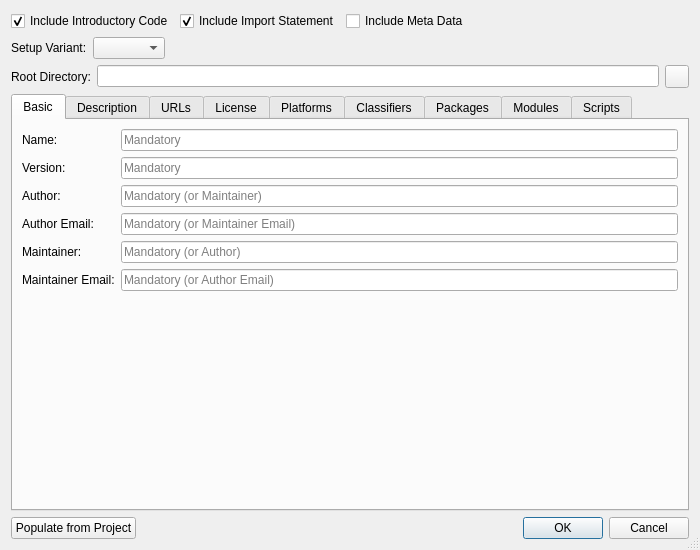
<?xml version="1.0" encoding="UTF-8"?>
<ui version="4.0">
 <class>SetupWizardDialog</class>
 <widget class="QDialog" name="SetupWizardDialog">
  <property name="geometry">
   <rect>
    <x>0</x>
    <y>0</y>
    <width>700</width>
    <height>550</height>
   </rect>
  </property>
  <property name="windowTitle">
   <string>setup.py Wizard</string>
  </property>
  <property name="sizeGripEnabled">
   <bool>true</bool>
  </property>
  <layout class="QVBoxLayout" name="verticalLayout">
   <item>
    <layout class="QHBoxLayout" name="horizontalLayout_9">
     <item>
      <widget class="QCheckBox" name="introCheckBox">
       <property name="toolTip">
        <string>Select to include the introductory part of the setup.py code</string>
       </property>
       <property name="text">
        <string>Include Introductory Code</string>
       </property>
       <property name="checked">
        <bool>true</bool>
       </property>
      </widget>
     </item>
     <item>
      <widget class="QCheckBox" name="importCheckBox">
       <property name="toolTip">
        <string>Select to include the import statement</string>
       </property>
       <property name="text">
        <string>Include Import Statement</string>
       </property>
       <property name="checked">
        <bool>true</bool>
       </property>
      </widget>
     </item>
     <item>
      <widget class="QCheckBox" name="metaDataCheckBox">
       <property name="toolTip">
        <string>Select to include code for the meta data section</string>
       </property>
       <property name="text">
        <string>Include Meta Data</string>
       </property>
      </widget>
     </item>
     <item>
      <spacer name="horizontalSpacer_6">
       <property name="orientation">
        <enum>Qt::Horizontal</enum>
       </property>
       <property name="sizeHint" stdset="0">
        <size>
         <width>40</width>
         <height>20</height>
        </size>
       </property>
      </spacer>
     </item>
    </layout>
   </item>
   <item>
    <layout class="QHBoxLayout" name="horizontalLayout_2">
     <item>
      <widget class="QLabel" name="label_13">
       <property name="text">
        <string>Setup Variant:</string>
       </property>
      </widget>
     </item>
     <item>
      <widget class="QComboBox" name="variantComboBox">
       <property name="toolTip">
        <string>Select the setup variant</string>
       </property>
      </widget>
     </item>
     <item>
      <spacer name="horizontalSpacer_2">
       <property name="orientation">
        <enum>Qt::Horizontal</enum>
       </property>
       <property name="sizeHint" stdset="0">
        <size>
         <width>40</width>
         <height>20</height>
        </size>
       </property>
      </spacer>
     </item>
    </layout>
   </item>
   <item>
    <layout class="QHBoxLayout" name="horizontalLayout_5">
     <item>
      <widget class="QLabel" name="label_15">
       <property name="text">
        <string>Root Directory:</string>
       </property>
      </widget>
     </item>
     <item>
      <widget class="QLineEdit" name="packageRootEdit">
       <property name="toolTip">
        <string>Enter the root directory</string>
       </property>
      </widget>
     </item>
     <item>
      <widget class="QToolButton" name="packageRootDirButton">
       <property name="toolTip">
        <string>Select the root directory via a directory selection dialog</string>
       </property>
      </widget>
     </item>
    </layout>
   </item>
   <item>
    <widget class="QTabWidget" name="dataTabWidget">
     <property name="currentIndex">
      <number>0</number>
     </property>
     <widget class="QWidget" name="basicTab">
      <attribute name="title">
       <string>Basic</string>
      </attribute>
      <layout class="QGridLayout" name="gridLayout">
       <item row="0" column="0">
        <widget class="QLabel" name="label">
         <property name="text">
          <string>Name:</string>
         </property>
        </widget>
       </item>
       <item row="0" column="1">
        <widget class="QLineEdit" name="nameEdit">
         <property name="toolTip">
          <string>Enter the package name</string>
         </property>
         <property name="maxLength">
          <number>200</number>
         </property>
         <property name="placeholderText">
          <string>Mandatory</string>
         </property>
        </widget>
       </item>
       <item row="1" column="0">
        <widget class="QLabel" name="label_2">
         <property name="text">
          <string>Version:</string>
         </property>
        </widget>
       </item>
       <item row="1" column="1">
        <widget class="QLineEdit" name="versionEdit">
         <property name="toolTip">
          <string>Enter the version number in the form 'major.minor[.patch[.sub]]'</string>
         </property>
         <property name="maxLength">
          <number>200</number>
         </property>
         <property name="placeholderText">
          <string>Mandatory</string>
         </property>
        </widget>
       </item>
       <item row="2" column="0">
        <widget class="QLabel" name="label_3">
         <property name="text">
          <string>Author:</string>
         </property>
        </widget>
       </item>
       <item row="2" column="1">
        <widget class="QLineEdit" name="authorEdit">
         <property name="toolTip">
          <string>Enter the author's name</string>
         </property>
         <property name="maxLength">
          <number>200</number>
         </property>
         <property name="placeholderText">
          <string>Mandatory (or Maintainer)</string>
         </property>
        </widget>
       </item>
       <item row="3" column="0">
        <widget class="QLabel" name="label_4">
         <property name="text">
          <string>Author Email:</string>
         </property>
        </widget>
       </item>
       <item row="3" column="1">
        <widget class="QLineEdit" name="authorEmailEdit">
         <property name="toolTip">
          <string>Enter the author's email address</string>
         </property>
         <property name="inputMask">
          <string notr="true"/>
         </property>
         <property name="maxLength">
          <number>200</number>
         </property>
         <property name="placeholderText">
          <string>Mandatory (or Maintainer Email)</string>
         </property>
        </widget>
       </item>
       <item row="4" column="0">
        <widget class="QLabel" name="label_5">
         <property name="text">
          <string>Maintainer:</string>
         </property>
        </widget>
       </item>
       <item row="4" column="1">
        <widget class="QLineEdit" name="maintainerEdit">
         <property name="toolTip">
          <string>Enter the maintainer's name</string>
         </property>
         <property name="maxLength">
          <number>200</number>
         </property>
         <property name="placeholderText">
          <string>Mandatory (or Author)</string>
         </property>
        </widget>
       </item>
       <item row="5" column="0">
        <widget class="QLabel" name="label_6">
         <property name="text">
          <string>Maintainer Email:</string>
         </property>
        </widget>
       </item>
       <item row="5" column="1">
        <widget class="QLineEdit" name="maintainerEmailEdit">
         <property name="toolTip">
          <string>Enter the maintainer's email address</string>
         </property>
         <property name="maxLength">
          <number>200</number>
         </property>
         <property name="placeholderText">
          <string>Mandatory (or Author Email)</string>
         </property>
        </widget>
       </item>
       <item row="6" column="1">
        <spacer name="verticalSpacer">
         <property name="orientation">
          <enum>Qt::Vertical</enum>
         </property>
         <property name="sizeHint" stdset="0">
          <size>
           <width>20</width>
           <height>223</height>
          </size>
         </property>
        </spacer>
       </item>
      </layout>
     </widget>
     <widget class="QWidget" name="descriptionTab">
      <attribute name="title">
       <string>Description</string>
      </attribute>
      <layout class="QGridLayout" name="gridLayout_2">
       <item row="0" column="0">
        <widget class="QLabel" name="label_7">
         <property name="text">
          <string>Summary:</string>
         </property>
        </widget>
       </item>
       <item row="0" column="1">
        <widget class="QLineEdit" name="summaryEdit">
         <property name="toolTip">
          <string>Enter the summary description of the package</string>
         </property>
         <property name="maxLength">
          <number>200</number>
         </property>
        </widget>
       </item>
       <item row="1" column="0">
        <widget class="QLabel" name="label_8">
         <property name="text">
          <string>Description:</string>
         </property>
         <property name="alignment">
          <set>Qt::AlignLeading|Qt::AlignLeft|Qt::AlignTop</set>
         </property>
        </widget>
       </item>
       <item row="1" column="1">
        <widget class="QPlainTextEdit" name="descriptionEdit">
         <property name="toolTip">
          <string>Enter the description of the package or files (one per line) to get it from.</string>
         </property>
        </widget>
       </item>
       <item row="2" column="1">
        <widget class="QCheckBox" name="descriptionFromFilesCheckBox">
         <property name="toolTip">
          <string>Select to get the description from files</string>
         </property>
         <property name="text">
          <string>Get description from files</string>
         </property>
        </widget>
       </item>
       <item row="3" column="0">
        <widget class="QLabel" name="label_16">
         <property name="text">
          <string>Keywords:</string>
         </property>
        </widget>
       </item>
       <item row="3" column="1">
        <widget class="QLineEdit" name="keywordsEdit">
         <property name="toolTip">
          <string>Enter the keywords separated by comma</string>
         </property>
        </widget>
       </item>
      </layout>
     </widget>
     <widget class="QWidget" name="urlTab">
      <attribute name="title">
       <string>URLs</string>
      </attribute>
      <layout class="QGridLayout" name="gridLayout_3">
       <item row="0" column="0">
        <widget class="QLabel" name="label_9">
         <property name="text">
          <string>Home Page URL:</string>
         </property>
        </widget>
       </item>
       <item row="0" column="1">
        <widget class="QLineEdit" name="homePageUrlEdit">
         <property name="toolTip">
          <string>Enter the URL of the home page</string>
         </property>
         <property name="placeholderText">
          <string>Mandatory</string>
         </property>
        </widget>
       </item>
       <item row="1" column="0">
        <widget class="QLabel" name="label_10">
         <property name="text">
          <string>Download URL:</string>
         </property>
        </widget>
       </item>
       <item row="1" column="1">
        <widget class="QLineEdit" name="downloadUrlEdit">
         <property name="toolTip">
          <string>Enter the download URL</string>
         </property>
        </widget>
       </item>
       <item row="2" column="1">
        <spacer name="verticalSpacer_2">
         <property name="orientation">
          <enum>Qt::Vertical</enum>
         </property>
         <property name="sizeHint" stdset="0">
          <size>
           <width>20</width>
           <height>339</height>
          </size>
         </property>
        </spacer>
       </item>
      </layout>
     </widget>
     <widget class="QWidget" name="licenseTab">
      <attribute name="title">
       <string>License</string>
      </attribute>
      <layout class="QVBoxLayout" name="verticalLayout_2">
       <item>
        <widget class="QCheckBox" name="licenseClassifierCheckBox">
         <property name="text">
          <string>Select From Trove License Classifiers</string>
         </property>
         <property name="checked">
          <bool>true</bool>
         </property>
        </widget>
       </item>
       <item>
        <widget class="QComboBox" name="licenseClassifierComboBox">
         <property name="toolTip">
          <string>Select the license from the list of Trove Classifiers</string>
         </property>
        </widget>
       </item>
       <item>
        <widget class="QLineEdit" name="licenseEdit">
         <property name="enabled">
          <bool>false</bool>
         </property>
         <property name="toolTip">
          <string>Enter a license if none of the above are suitable</string>
         </property>
        </widget>
       </item>
       <item>
        <spacer name="verticalSpacer_3">
         <property name="orientation">
          <enum>Qt::Vertical</enum>
         </property>
         <property name="sizeHint" stdset="0">
          <size>
           <width>20</width>
           <height>311</height>
          </size>
         </property>
        </spacer>
       </item>
      </layout>
     </widget>
     <widget class="QWidget" name="platformsTab">
      <attribute name="title">
       <string>Platforms</string>
      </attribute>
      <layout class="QVBoxLayout" name="verticalLayout_3">
       <item>
        <widget class="QLabel" name="label_11">
         <property name="text">
          <string>Enter supported platforms (one per line):</string>
         </property>
        </widget>
       </item>
       <item>
        <widget class="QPlainTextEdit" name="platformsEdit"/>
       </item>
      </layout>
     </widget>
     <widget class="QWidget" name="classifiersTab">
      <attribute name="title">
       <string>Classifiers</string>
      </attribute>
      <layout class="QVBoxLayout" name="verticalLayout_4">
       <item>
        <layout class="QHBoxLayout" name="horizontalLayout_3">
         <item>
          <widget class="QLabel" name="label_14">
           <property name="text">
            <string>Development Status:</string>
           </property>
          </widget>
         </item>
         <item>
          <widget class="QComboBox" name="developmentStatusComboBox">
           <property name="toolTip">
            <string>Select the development status</string>
           </property>
          </widget>
         </item>
         <item>
          <spacer name="horizontalSpacer_3">
           <property name="orientation">
            <enum>Qt::Horizontal</enum>
           </property>
           <property name="sizeHint" stdset="0">
            <size>
             <width>40</width>
             <height>20</height>
            </size>
           </property>
          </spacer>
         </item>
         <item>
          <widget class="QPushButton" name="localClassifiersButton">
           <property name="toolTip">
            <string>Press to populate the classifiers with data retrieved from a local file.</string>
           </property>
           <property name="text">
            <string>Populate from local file</string>
           </property>
          </widget>
         </item>
        </layout>
       </item>
       <item>
        <widget class="QLabel" name="label_12">
         <property name="text">
          <string>Select the applicable classifiers:</string>
         </property>
        </widget>
       </item>
       <item>
        <widget class="QTreeWidget" name="classifiersList">
         <property name="alternatingRowColors">
          <bool>true</bool>
         </property>
         <attribute name="headerVisible">
          <bool>false</bool>
         </attribute>
         <column>
          <property name="text">
           <string notr="true">1</string>
          </property>
         </column>
        </widget>
       </item>
      </layout>
     </widget>
     <widget class="QWidget" name="packagesTab">
      <attribute name="title">
       <string>Packages</string>
      </attribute>
      <layout class="QVBoxLayout" name="verticalLayout_8">
       <item>
        <widget class="QStackedWidget" name="packagesStackedWidget">
         <property name="currentIndex">
          <number>1</number>
         </property>
         <widget class="QWidget" name="distutilsPage">
          <layout class="QVBoxLayout" name="verticalLayout_5">
           <property name="leftMargin">
            <number>0</number>
           </property>
           <property name="topMargin">
            <number>0</number>
           </property>
           <property name="rightMargin">
            <number>0</number>
           </property>
           <property name="bottomMargin">
            <number>0</number>
           </property>
           <item>
            <widget class="QListWidget" name="packagesList">
             <property name="alternatingRowColors">
              <bool>true</bool>
             </property>
             <property name="selectionMode">
              <enum>QAbstractItemView::ExtendedSelection</enum>
             </property>
             <property name="sortingEnabled">
              <bool>true</bool>
             </property>
            </widget>
           </item>
           <item>
            <layout class="QHBoxLayout" name="horizontalLayout_4">
             <item>
              <widget class="QPushButton" name="deletePackageButton">
               <property name="enabled">
                <bool>false</bool>
               </property>
               <property name="toolTip">
                <string>Press to delete the selected entries</string>
               </property>
               <property name="text">
                <string>Delete</string>
               </property>
              </widget>
             </item>
             <item>
              <widget class="QPushButton" name="addPackageButton">
               <property name="enabled">
                <bool>false</bool>
               </property>
               <property name="toolTip">
                <string>Add the package</string>
               </property>
               <property name="text">
                <string>Add</string>
               </property>
              </widget>
             </item>
             <item>
              <widget class="QLineEdit" name="packageEdit">
               <property name="toolTip">
                <string>Enter a package name to be added</string>
               </property>
              </widget>
             </item>
             <item>
              <widget class="QToolButton" name="packageDirButton">
               <property name="toolTip">
                <string>Press to select a package directory via a directory selection dialog</string>
               </property>
              </widget>
             </item>
            </layout>
           </item>
           <item>
            <widget class="QPushButton" name="autodiscoverPackagesButton">
             <property name="toolTip">
              <string>Press to discover packages of a project automatically</string>
             </property>
             <property name="text">
              <string>Autodiscover Packages</string>
             </property>
            </widget>
           </item>
          </layout>
         </widget>
         <widget class="QWidget" name="setuptoolsPage">
          <layout class="QGridLayout" name="gridLayout_5">
           <property name="leftMargin">
            <number>0</number>
           </property>
           <property name="topMargin">
            <number>0</number>
           </property>
           <property name="rightMargin">
            <number>0</number>
           </property>
           <property name="bottomMargin">
            <number>0</number>
           </property>
           <item row="0" column="0">
            <widget class="QLabel" name="label_17">
             <property name="text">
              <string>Source Directory:</string>
             </property>
            </widget>
           </item>
           <item row="0" column="1">
            <widget class="QLineEdit" name="sourceDirectoryEdit">
             <property name="toolTip">
              <string>Enter the source directory for the 'find_packages()' call</string>
             </property>
            </widget>
           </item>
           <item row="0" column="2">
            <widget class="QToolButton" name="sourceDirectoryButton">
             <property name="toolTip">
              <string>Select the source directory for the 'find_packages()' call via a directory selection dialog</string>
             </property>
             <property name="text">
              <string/>
             </property>
            </widget>
           </item>
           <item row="1" column="0" alignment="Qt::AlignTop">
            <widget class="QLabel" name="label_18">
             <property name="text">
              <string>Exclude Patterns:</string>
             </property>
            </widget>
           </item>
           <item row="1" column="1" colspan="2">
            <widget class="QListWidget" name="excludePatternList">
             <property name="alternatingRowColors">
              <bool>true</bool>
             </property>
             <property name="selectionMode">
              <enum>QAbstractItemView::ExtendedSelection</enum>
             </property>
             <property name="sortingEnabled">
              <bool>true</bool>
             </property>
            </widget>
           </item>
           <item row="2" column="1" colspan="2">
            <layout class="QHBoxLayout" name="horizontalLayout_8">
             <item>
              <widget class="QPushButton" name="deleteExcludePatternButton">
               <property name="enabled">
                <bool>false</bool>
               </property>
               <property name="toolTip">
                <string>Press to delete the selected entries</string>
               </property>
               <property name="text">
                <string>Delete</string>
               </property>
              </widget>
             </item>
             <item>
              <widget class="QPushButton" name="addExludePatternButton">
               <property name="enabled">
                <bool>false</bool>
               </property>
               <property name="toolTip">
                <string>Press to add the pattern</string>
               </property>
               <property name="text">
                <string>Add</string>
               </property>
              </widget>
             </item>
             <item>
              <widget class="QLineEdit" name="excludePatternEdit">
               <property name="toolTip">
                <string>Enter an exclude pattern for the 'find_packages()' call</string>
               </property>
              </widget>
             </item>
            </layout>
           </item>
           <item row="3" column="0" colspan="3">
            <widget class="QCheckBox" name="includePackageDataCheckBox">
             <property name="toolTip">
              <string>Select to add the 'include_package_data' statement</string>
             </property>
             <property name="text">
              <string>Add 'include_package_data' Statement</string>
             </property>
            </widget>
           </item>
          </layout>
         </widget>
        </widget>
       </item>
      </layout>
     </widget>
     <widget class="QWidget" name="tab">
      <attribute name="title">
       <string>Modules</string>
      </attribute>
      <layout class="QVBoxLayout" name="verticalLayout_7">
       <item>
        <widget class="QListWidget" name="modulesList">
         <property name="alternatingRowColors">
          <bool>true</bool>
         </property>
         <property name="selectionMode">
          <enum>QAbstractItemView::ExtendedSelection</enum>
         </property>
         <property name="sortingEnabled">
          <bool>true</bool>
         </property>
        </widget>
       </item>
       <item>
        <layout class="QHBoxLayout" name="horizontalLayout_7">
         <item>
          <widget class="QPushButton" name="deleteModuleButton">
           <property name="enabled">
            <bool>false</bool>
           </property>
           <property name="toolTip">
            <string>Press to delete the selected entries</string>
           </property>
           <property name="text">
            <string>Delete</string>
           </property>
          </widget>
         </item>
         <item>
          <widget class="QPushButton" name="addModuleButton">
           <property name="toolTip">
            <string>Add modules via a files selection dialog</string>
           </property>
           <property name="text">
            <string>Add...</string>
           </property>
          </widget>
         </item>
         <item>
          <spacer name="horizontalSpacer_5">
           <property name="orientation">
            <enum>Qt::Horizontal</enum>
           </property>
           <property name="sizeHint" stdset="0">
            <size>
             <width>40</width>
             <height>20</height>
            </size>
           </property>
          </spacer>
         </item>
        </layout>
       </item>
      </layout>
     </widget>
     <widget class="QWidget" name="scriptsTab">
      <attribute name="title">
       <string>Scripts</string>
      </attribute>
      <layout class="QVBoxLayout" name="verticalLayout_6">
       <item>
        <widget class="QListWidget" name="scriptsList">
         <property name="alternatingRowColors">
          <bool>true</bool>
         </property>
         <property name="selectionMode">
          <enum>QAbstractItemView::ExtendedSelection</enum>
         </property>
         <property name="sortingEnabled">
          <bool>true</bool>
         </property>
        </widget>
       </item>
       <item>
        <layout class="QHBoxLayout" name="horizontalLayout_6">
         <item>
          <widget class="QPushButton" name="deleteScriptButton">
           <property name="enabled">
            <bool>false</bool>
           </property>
           <property name="toolTip">
            <string>Press to delete the selected entries</string>
           </property>
           <property name="text">
            <string>Delete</string>
           </property>
          </widget>
         </item>
         <item>
          <widget class="QPushButton" name="addScriptButton">
           <property name="toolTip">
            <string>Add script files via a files selection dialog</string>
           </property>
           <property name="text">
            <string>Add...</string>
           </property>
          </widget>
         </item>
         <item>
          <spacer name="horizontalSpacer_4">
           <property name="orientation">
            <enum>Qt::Horizontal</enum>
           </property>
           <property name="sizeHint" stdset="0">
            <size>
             <width>40</width>
             <height>20</height>
            </size>
           </property>
          </spacer>
         </item>
        </layout>
       </item>
      </layout>
     </widget>
    </widget>
   </item>
   <item>
    <layout class="QHBoxLayout" name="horizontalLayout">
     <item>
      <widget class="QPushButton" name="projectButton">
       <property name="toolTip">
        <string>Press to populate entry fields from project data</string>
       </property>
       <property name="text">
        <string>Populate from Project</string>
       </property>
      </widget>
     </item>
     <item>
      <spacer name="horizontalSpacer">
       <property name="orientation">
        <enum>Qt::Horizontal</enum>
       </property>
       <property name="sizeHint" stdset="0">
        <size>
         <width>40</width>
         <height>20</height>
        </size>
       </property>
      </spacer>
     </item>
     <item>
      <widget class="QDialogButtonBox" name="buttonBox">
       <property name="orientation">
        <enum>Qt::Horizontal</enum>
       </property>
       <property name="standardButtons">
        <set>QDialogButtonBox::Cancel|QDialogButtonBox::Ok</set>
       </property>
      </widget>
     </item>
    </layout>
   </item>
  </layout>
 </widget>
 <tabstops>
  <tabstop>introCheckBox</tabstop>
  <tabstop>importCheckBox</tabstop>
  <tabstop>metaDataCheckBox</tabstop>
  <tabstop>variantComboBox</tabstop>
  <tabstop>packageRootEdit</tabstop>
  <tabstop>packageRootDirButton</tabstop>
  <tabstop>dataTabWidget</tabstop>
  <tabstop>nameEdit</tabstop>
  <tabstop>versionEdit</tabstop>
  <tabstop>authorEdit</tabstop>
  <tabstop>authorEmailEdit</tabstop>
  <tabstop>maintainerEdit</tabstop>
  <tabstop>maintainerEmailEdit</tabstop>
  <tabstop>summaryEdit</tabstop>
  <tabstop>descriptionEdit</tabstop>
  <tabstop>descriptionFromFilesCheckBox</tabstop>
  <tabstop>keywordsEdit</tabstop>
  <tabstop>homePageUrlEdit</tabstop>
  <tabstop>downloadUrlEdit</tabstop>
  <tabstop>licenseClassifierCheckBox</tabstop>
  <tabstop>licenseClassifierComboBox</tabstop>
  <tabstop>licenseEdit</tabstop>
  <tabstop>platformsEdit</tabstop>
  <tabstop>developmentStatusComboBox</tabstop>
  <tabstop>localClassifiersButton</tabstop>
  <tabstop>classifiersList</tabstop>
  <tabstop>sourceDirectoryEdit</tabstop>
  <tabstop>sourceDirectoryButton</tabstop>
  <tabstop>excludePatternList</tabstop>
  <tabstop>deleteExcludePatternButton</tabstop>
  <tabstop>addExludePatternButton</tabstop>
  <tabstop>excludePatternEdit</tabstop>
  <tabstop>includePackageDataCheckBox</tabstop>
  <tabstop>modulesList</tabstop>
  <tabstop>deleteModuleButton</tabstop>
  <tabstop>addModuleButton</tabstop>
  <tabstop>scriptsList</tabstop>
  <tabstop>deleteScriptButton</tabstop>
  <tabstop>addScriptButton</tabstop>
  <tabstop>projectButton</tabstop>
  <tabstop>autodiscoverPackagesButton</tabstop>
  <tabstop>deletePackageButton</tabstop>
  <tabstop>addPackageButton</tabstop>
  <tabstop>packageEdit</tabstop>
  <tabstop>packageDirButton</tabstop>
  <tabstop>packagesList</tabstop>
 </tabstops>
 <resources/>
 <connections>
  <connection>
   <sender>buttonBox</sender>
   <signal>accepted()</signal>
   <receiver>SetupWizardDialog</receiver>
   <slot>accept()</slot>
   <hints>
    <hint type="sourcelabel">
     <x>236</x>
     <y>540</y>
    </hint>
    <hint type="destinationlabel">
     <x>157</x>
     <y>274</y>
    </hint>
   </hints>
  </connection>
  <connection>
   <sender>buttonBox</sender>
   <signal>rejected()</signal>
   <receiver>SetupWizardDialog</receiver>
   <slot>reject()</slot>
   <hints>
    <hint type="sourcelabel">
     <x>304</x>
     <y>540</y>
    </hint>
    <hint type="destinationlabel">
     <x>286</x>
     <y>274</y>
    </hint>
   </hints>
  </connection>
  <connection>
   <sender>licenseClassifierCheckBox</sender>
   <signal>toggled(bool)</signal>
   <receiver>licenseClassifierComboBox</receiver>
   <slot>setEnabled(bool)</slot>
   <hints>
    <hint type="sourcelabel">
     <x>99</x>
     <y>91</y>
    </hint>
    <hint type="destinationlabel">
     <x>110</x>
     <y>133</y>
    </hint>
   </hints>
  </connection>
  <connection>
   <sender>licenseClassifierCheckBox</sender>
   <signal>toggled(bool)</signal>
   <receiver>licenseEdit</receiver>
   <slot>setDisabled(bool)</slot>
   <hints>
    <hint type="sourcelabel">
     <x>207</x>
     <y>107</y>
    </hint>
    <hint type="destinationlabel">
     <x>192</x>
     <y>141</y>
    </hint>
   </hints>
  </connection>
 </connections>
</ui>
